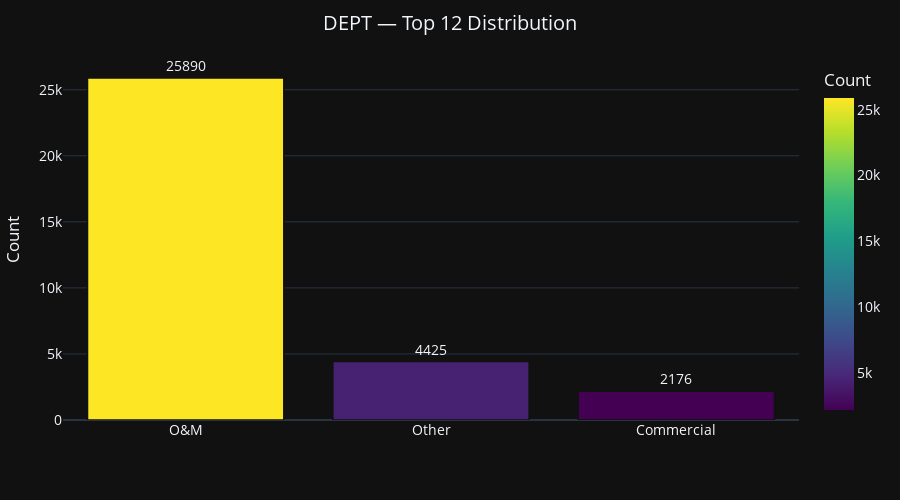

The cell this chart's notebook holds for it:
### Code cell
fig = visualize_report(
    report_df,
    category="DEPT",
    top_n=12
)

fig.show()

### Figure 1 — Plotly figure (JSON) as saved in the notebook; plotly's stock layout.template omitted (floating-point values rounded to 4 significant figures)
{"data": [{"alignmentgroup": "True", "hovertemplate": "Sub-Category=%{x}<br>Count=%{marker.color}<extra></extra>", "legendgroup": "", "marker": {"color": [25890, 4425, 2176], "coloraxis": "coloraxis", "line": {"width": 1.5}, "pattern": {"shape": ""}}, "name": "", "offsetgroup": "", "orientation": "v", "showlegend": false, "text": [25890, 4425, 2176], "textposition": "outside", "type": "bar", "x": ["O&M", "Other", "Commercial"], "xaxis": "x", "y": [25890, 4425, 2176], "yaxis": "y"}], "layout": {"barmode": "relative", "coloraxis": {"colorbar": {"title": {"text": "Count"}}, "colorscale": [[0, "#440154"], [0.1111, "#482878"], [0.2222, "#3e4989"], [0.3333, "#31688e"], [0.4444, "#26828e"], [0.5556, "#1f9e89"], [0.6667, "#35b779"], [0.7778, "#6ece58"], [0.8889, "#b5de2b"], [1, "#fde725"]]}, "font": {"size": 14}, "height": 500, "legend": {"tracegroupgap": 0}, "margin": {"b": 80, "l": 40, "r": 40, "t": 60}, "title": {"text": "DEPT — Top 12 Distribution", "x": 0.5}, "xaxis": {"anchor": "y", "domain": [0, 1], "title": {"text": ""}}, "yaxis": {"anchor": "x", "domain": [0, 1], "title": {"text": "Count"}}}}
